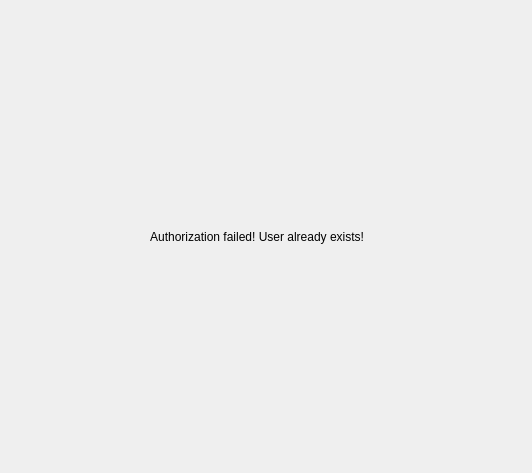
<?xml version="1.0" encoding="UTF-8"?>
<ui version="4.0">
 <class>AuthorizationFailed</class>
 <widget class="QDialog" name="AuthorizationFailed">
  <property name="geometry">
   <rect>
    <x>0</x>
    <y>0</y>
    <width>532</width>
    <height>473</height>
   </rect>
  </property>
  <property name="windowTitle">
   <string>Failed!</string>
  </property>
  <layout class="QVBoxLayout" name="verticalLayout">
   <item>
    <widget class="QLabel" name="label">
     <property name="cursor">
      <cursorShape>UpArrowCursor</cursorShape>
     </property>
     <property name="text">
      <string>                                          Authorization failed! User already exists!</string>
     </property>
    </widget>
   </item>
  </layout>
 </widget>
 <resources/>
 <connections/>
</ui>
